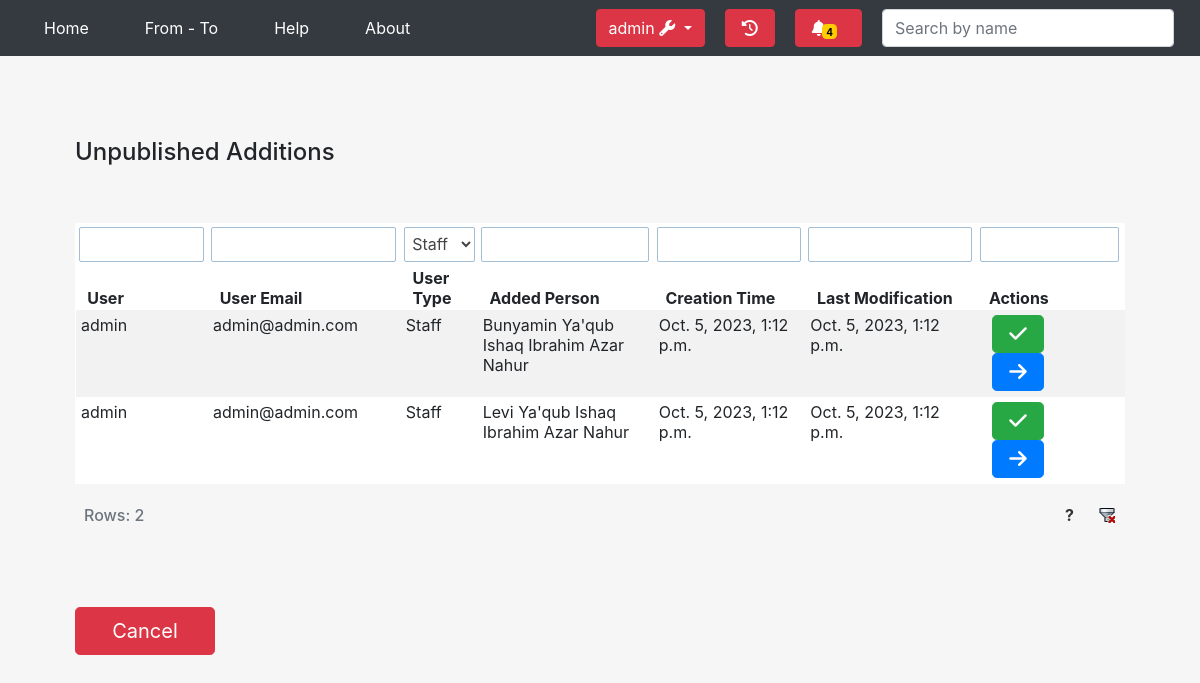
The app's page /changes (signed in) with its own data.
### main/models.py (models this page shows, shortened)
class User(AbstractUser):
    email = models.EmailField(
        null=True, blank=True, unique=True, validators=[EmailValidator(message=_("Enter a valid email address"))]
    )
    birth_date = models.DateField(null=True, blank=False, verbose_name=_("Date of birth"))
    first_name = models.CharField(max_length=150, null=True, blank=False, verbose_name=_("First name"))
    father_name = models.CharField(max_length=150, null=True, blank=False, verbose_name=_("Father's name"))
    grandfather_name = models.CharField(max_length=150, null=True, blank=False, verbose_name=_("Grandfather's name"))
    last_name = models.CharField(max_length=150, null=True, blank=False, verbose_name=_("Last name"))
    birth_place = models.CharField(max_length=150, null=True, blank=False, verbose_name=_("Place of birth"))
    profile_image = models.ImageField(
        upload_to="profile_images/", null=True, blank=True, verbose_name=_("Profile picture")
    )
    @property
    def user_type(self):
        if self.is_superuser:
            return "Staff"
        if self.is_staff:
            return "Staff"
        if self.is_authenticated:
            return "normal"
        return "Anonymous"

class Person(models.Model):
    name = models.CharField(max_length=200, verbose_name=_("Name"))
    parent = models.ForeignKey(
        "self", on_delete=models.CASCADE, null=True, blank=True, related_name="children", verbose_name=_("Parent")
    )
    reference = models.TextField(max_length=1000, blank=True, verbose_name=_("Reference of authentication (optional)"))
    designation = models.TextField(max_length=500, blank=True, verbose_name=_("Designation (optional)"))
    history = models.TextField(max_length=2000, blank=True, verbose_name=_("Historical Background (optional)"))
    editors = models.ManyToManyField(User, verbose_name=_("Editor"))
    access_choices = [("public", "public"), ("private", "private")]
    access = models.CharField(max_length=200, choices=access_choices, default="public")
    creation_time = models.DateTimeField(auto_now_add=True, verbose_name=_("Date of creation"))
    last_modified = models.DateTimeField(auto_now=True, verbose_name=_("Date of last modification"))
    verified_by = models.ForeignKey(
        User,
        null=True,
        blank=True,
        on_delete=models.SET_NULL,
        related_name="+",
        verbose_name=_("Verified by"),
    )
    verified_at = models.DateTimeField(null=True, blank=True, verbose_name=_("Date of verification"))
    def _get_father(self, parent, depth):
        try:
            if depth > 1:
                return parent.name + " " + self._get_father(parent.parent, depth - 1)
            else:
                return ""
        except AttributeError:
            return ""
    def __str__(self):
        return self.name + " " + self._get_father(self.parent, 6)

### main/views.py (the view)
# urls.py: path("changes", views.changes, name="changes"),
def changes(req):
    changes = [person for person in Person.objects.all() if person.access == "private"]
    return render(req, "main/changes.html", {"changes": changes})

### main/context_processors.py (called while the page is built)
def get_language_code(request):
    current_language = translation.get_language_from_request(request, check_path=True)
    try:
        return re.findall(language_pattern, current_language)[0][0]
    except Exception as e:
        logging.error(f"Could not get language code. Got this error {e}. Will resolve to default")
        return current_language

def main(request):
    text_direction = "rtl" if translation.get_language_bidi() else "ltr"
    notifications = []
    if request.user.is_staff:
        notifications = Person.objects.filter(access="private").count()
    return {
        "text_direction": text_direction,
        "notifications": notifications,
        "language_code": get_language_code(request),
        "current_domain": get_domain(request),
    }

### main/utils.py (called while the page is built, shortened)
def get_domain(request):
    global current_domain
    if current_domain is not None:
        return current_domain

### main/templates/main/changes.html (shortened to what this page needs)
{% extends 'main/base.html' %}
{% load i18n %}
{% load static %}
{% block header %}
<link rel="stylesheet" href="{% static "css/changes.css" %}">
{% endblock %}
{% block content %}
{% if user.is_staff %}
<br>
<br>
<br>
<div class="container">
    <h4> {% translate "Unpublished Additions" %} </h4>
    <br><br>
    <div class="table-responsive-lg">
        <table id="changesTable" class="table table-striped">
            <thead>
                <tr>
                    <th scope="col"> {% translate "User" %} </th>
                    <th scope="col"> {% translate "User Email" %} </th>
                    <th scope="col"> {% translate "User Type" %} </th>
                    <th scope="col"> {% translate "Added Person" %}</th>
                    <th scope="col"> {% translate "Creation Time" %} </th>
                    <th scope="col"> {% translate "Last Modification" %} </th>
                    <th scope="col"> {% translate "Actions" %} </th>
                </tr>
            </thead>
            <tbody>
                {% for person in changes %}
                {% for editor in person.editors.all %}
                <tr>
                    <td> {{editor}} </td>
                    <td> {{editor.email}} </td>
                    <td> {{editor.user_type}} </td>
                    <td> {{person}} </td>
                    <td> {{person.creation_time}} </td>
                    <td> {{person.last_modified}} </td>
                    <td>
                        <button class="btn btn-success btn-lg actionBtn" type="button" data-person-id="{{person.id}}"><i
                                class="fas fa-check"></i></button>
                        <button class="btn btn-primary btn-lg actionBtn" type="button"
                            onclick="window.location = '{% url 'main:person_tree' person.id %}' ">
                            {% if text_direction == "ltr" %}
                            <i class="fas fa-arrow-right"></i>
                            {% else %}
                            <i class="fas fa-arrow-left"></i>
                            {% endif %}
                        </button>
                    </td>
                </tr>
                {% endfor %}
                {% endfor %}
            </tbody>
        </table>
    </div>
    <br><br>
    <button id="cancelBtn" onclick="window.history.back()" class="btn btn-danger btn-lg" type="button"> {% translate "Cancel" %} </button>
</div>
{% endif %}
{% endblock %}

### main/templates/main/base.html (shortened to what this page needs)
{% load static %}
{% load read_settings %}
{% load i18n %}
{% load pwa %}
<html lang="{{language_code}}">
<head>
    <link rel="stylesheet" href="https://stackpath.bootstrapcdn.com/bootstrap/4.3.1/css/bootstrap.min.css"
>
    <link href="{% static "css/base.css" %}" rel="stylesheet" type="text/css">
    <link href="{% static "css/thirdparty/pikaday.css" %}" rel="stylesheet" type="text/css">
    <link href="{% static "css/edit_page.css" %}" rel="stylesheet" type="text/css">
    <link href="{% static "css/accounts.css" %}" rel="stylesheet" type="text/css">
    <link rel="stylesheet" href="{% static "css/thirdparty/choices.css" %}">
    {% block header %}{% endblock %}
</head>
<body class="{{ text_direction }}" dir="{{ text_direction }}">
    <div class="flex-container">
        {% include "main/navbar.html" %}
        <div class="content">
            {% block content %}{% endblock %}
        </div>
    </div>
</body>
</html>

### main/templates/main/navbar.html (shortened to what this page needs)
{% load static %}
{% load i18n %}
<link href="{% static "css/navbar.css" %}" rel="stylesheet" type="text/css">
<nav class="navbar navbar-expand-lg navbar-dark bg-dark">
    <div class="collapse navbar-collapse" id="navbarSupportedContent">
        <ul class="navbar-nav {% if text_direction == 'rtl' %} ml-auto {% else %} mr-auto {% endif %} no-padding">
            <li class="nav-item active nav-link-custom nav-item-margin">
                <a class="nav-link" href={% url 'home:index' %}> {% translate "Home" %} </a>
            </li>
            <li class="nav-item active nav-link-custom nav-item-margin">
                <a class="nav-link" href={% url 'main:navigation' %}> {% translate "From - To" %} </a>
            </li>
            <li class="nav-item active nav-link-custom nav-item-margin">
                <a class="nav-link" href="/help"> {% translate "Help" %}</a>
            </li>
            <li class="nav-item active nav-link-custom nav-item-margin">
                <a class="nav-link" href="/about"> {% translate "About" %}</a>
            </li>
        </ul>
        {% if user.is_authenticated %}
        <ul class="navbar-nav no-padding">
            <li class="nav-item active dropdown">
                <a class="dropdown-toggle btn btn-danger nav-item-margin expand-on-small" href="" role="button"
                    data-toggle="dropdown" aria-expanded="false">
                    {{ user }} <i class="fas fa-wrench"></i>
                </a>
            </li>
        </ul>
        {% endif %}
        {% if user.is_staff %}
        <button onclick="window.location = '{% url 'main:undo_choose' %}' " type="button"
            class="btn btn-danger nav-item-margin expand-on-small">
            <i class="fas fa-history extra-padding"></i>
        </button>
        <button onclick="window.location = '{% url 'main:changes' %}' " type="button"
            class="btn btn-danger nav-item-margin expand-on-small">
            <i class="fas fa-bell extra-padding"></i>
            {% if notifications > 0 %}
                <span class="badge badge-{{text_direction}}">{{notifications}}</span>
            {% endif %}
        </button>
        {% endif %}
        <div class="btn-group search-container nav-item-margin expand-on-small search-box">
            <input oninput="search()" id="searchTxt" class="form-control" placeholder="{% translate 'Search by name' %}"
                aria-label="Search">
        </div>
    </div>
</nav>

### main/static/css/base.css (style rules this page uses)
body { background-color: #f6f6f6; font-size: 100%; height: 100%; margin: 0; }
.ltr { text-align: left; }
.flex-container { display: flex; flex-flow: column; height: 100%; }
.flex-container .content { flex: auto; }

### main/static/css/changes.css (style rules this page uses)
.container { margin: 10px auto; max-width: 90%; }
#cancelBtn { width: 7em; }
#changesTable { background-color: white; }

### main/static/css/navbar.css (style rules this page uses)
.nav-link-custom { padding: 0 10px; border-radius: 10px; transition: 0.3s; }
.nav-item-margin { margin: 0 10px; }
.extra-padding { padding: 4px; }
.no-padding { padding: 0; }
.badge { position: relative; vertical-align: bottom; font-size: x-small; border-radius: 30%; background: rgb(255, 204, 0); color: rgb(0, 0, 0); }
.badge-ltr { left: -12px; }

### main/static/js/thirdparty/tablefilterstyle/tablefilter.css (style rules this page uses)
.even { background-color:#fff }
.odd { background-color:#f9f9f9 }
table.TF { font-family:inherit;border-spacing:0;border:0; }
table.TF th { height:35px;margin:0;background-color:#eaeaea;border-bottom:1px solid #ccc;border-top:1px solid #f4f4f4;border-left:1px solid #ccc;border-right:1px solid #f4f4f4;padding:.1em .7em;color:#333; }
table.TF th:last-child { border-right:1px solid #ccc }
table.TF td { margin:0;padding:.5em .7em;border-bottom:1px solid #c6c6c6;text-overflow:ellipsis }

### main/static/js/thirdparty/tablefilterstyle/themes/transparent/transparent.css (style rules this page uses)
table.TF { padding:0;color:inherit;border-right:1px solid transparent;border-top:1px solid transparent;border-left:1px solid transparent;border-bottom:0; }
table.TF th { margin:0;color:inherit;background-color:transparent;border-color:transparent;border-width:1px;border-style:solid; }
table.TF th:last-child { border-right:1px solid transparent }
table.TF td { margin:0;padding:5px;color:inherit;border-bottom:1px solid transparent;border-left:0;border-top:0;border-right:0 }
.even { background-color:transparent }
.odd { background-color:#f7f7f7 }

### records on screen
User: username "admin", email "admin@admin.com", user_type "Staff"
Person: name+parent "Bunyamin Ya'qub Ishaq Ibrahim Azar Nahur", creation_time "Oct. 5, 2023, 1:12 p.m.", last_modified "Oct. 5, 2023, 1:12 p.m."
Person: name+parent "Levi Ya'qub Ishaq Ibrahim Azar Nahur", creation_time "Oct. 5, 2023, 1:12 p.m.", last_modified "Oct. 5, 2023, 1:12 p.m."

### other values on screen
{{ notifications }} "4"
